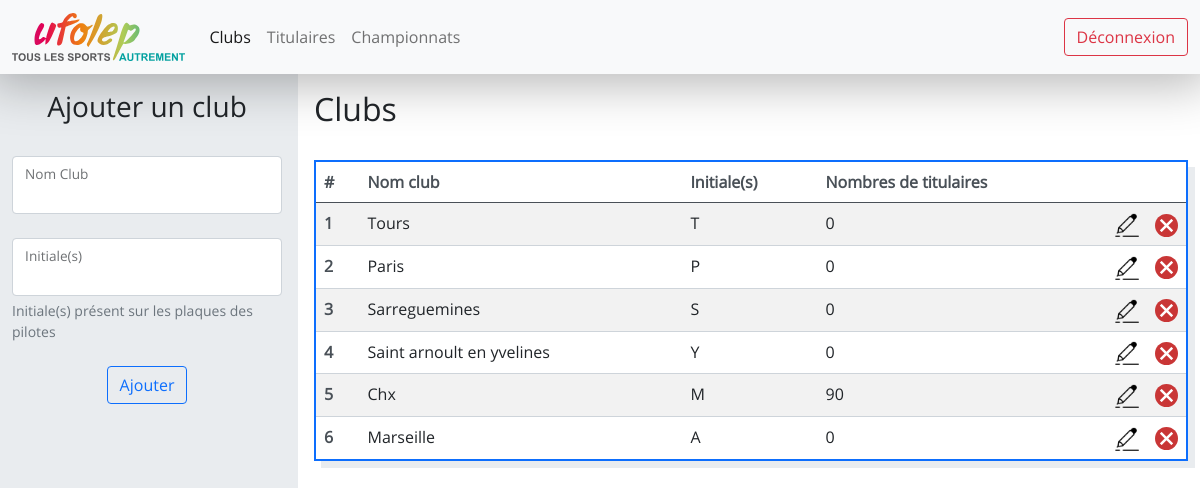
/clubs/ (signed in), run on the app's committed database.
### website/models.py (models this page shows)
class Club(db.Model) :
    __tablename__ = "club"
    id = db.Column(db.Integer, primary_key=True)
    ville = db.Column(db.String(100), unique=True, nullable=False)
    initiales = db.Column(db.String(5), unique=True, nullable=False)
    titulaires = db.relationship('Titulaire', backref='club', lazy=True)
    etapes = db.relationship('Etape', cascade="all, delete-orphan",backref='club', lazy=True)

### website/views.py (the view)
@views.route("/clubs/")
@login_required
def clubs() :
    clubs = Club.query.all()
    return render_template("clubs.html", clubs=clubs)

### app.py (called while the page is built)
@app.teardown_appcontext
def shutdown_session(exception=None):
    db.session.remove()

### website/__init__.py (called while the page is built)
def create_app() :
    app = Flask(__name__)
    app.config["SECRET_KEY"] = "ti=his is a test"
    app.config['SQLALCHEMY_DATABASE_URI'] = 'sqlite:///database.db'
    app.config['SQLALCHEMY_TRACK_MODIFICATIONS'] = True
    db.init_app(app)
    login_manager = LoginManager()
    login_manager.login_view = "auth.login"
    login_manager.init_app(app)
    from .models import User
    @login_manager.user_loader
    def load_user(user_id) :
        return User.query.get(int(user_id))
    from .views import views
    from .auth import auth
    app.register_blueprint(views, url_prefix="/")
    app.register_blueprint(auth, url_prefix="/")
    db.create_all(app=app)
    return app

### website/templates/clubs.html (shortened to what this page needs)
{% extends "logged.html" %}
{% block logged_css %}
<link
    href="{{ url_for('static', filename='clubs.css') }}"
    rel="stylesheet"
>
{% endblock %}
{% block left_col %}
<form class="" method="post">
    <div class="title horizontal-flex mb-4">
        <h3>Ajouter un club</h3>
    </div>
    <div class="form-floating mb-4">
        <input type="text" class="form-control {% if ville %}is-invalid{% endif %}" id="city" name="city">
        <label for="city" class="form-label">Nom Club</label>
    </div>
    <div class="form-floating mb-4">
        <input type="text" class="form-control {% if initiales %}is-invalid{% endif %}" id="initiales" name="initiales" aria-describedby="initialesHelp">
        <label for="initiales" class="form-label">Initiale(s)</label>
        <div id="initialesHelp" class="form-text">Initiale(s) présent sur les plaques des pilotes</div>
    </div>
    <div class="horizontal-flex">
        <button type="submit" class="btn btn-outline-primary">Ajouter</button>
    </div>
</form>
{% endblock %}
{% block right_col %}
<div class="title mb-4">
    <h2>Clubs</h2>
</div>
<table class="table table-striped table-hover">
    <thead>
        <tr>
            <th scope="col">#</th>
            <th scope="col">Nom club</th>
            <th scope="col">Initiale(s)</th>
            <th scope="col">Nombres de titulaires</th>
            <th scope="col"></th>
            <th scope="col"></th>
        </tr>
    </thead>
    <tbody>
        {% for club in clubs %}
        <tr>
            <th scope="row">{{ loop.index }}</th>
            <td onclick="window.location='{{ url_for('views.titulaires_by_ville', club_id=club.id)}}';">{{ club.ville[0]|upper + club.ville[1:] }}</td>
            <td onclick="window.location='{{ url_for('views.titulaires_by_ville', club_id=club.id)}}';"> {{ club.initiales }}</td>
            <td onclick="window.location='{{ url_for('views.titulaires_by_ville', club_id=club.id)}}';" >{{ club.titulaires|length }}</td>
            <td class="img"><img src="{{ url_for('static', filename='edit.png') }}" onclick="showEditForm(event, {{club.id}}, '{{ (club.ville[0]|upper + club.ville[1:]) }}', '{{ club.initiales }}')"  alt="Modifier"></td>
            <td class="img"><img src="{{ url_for('static', filename='delete.svg') }}" onclick="deleteClub(event, {{club.id}}, '{{ club.ville[0]|upper + club.ville[1:] }}')" alt="Supprimer"></td>
        </tr>
        {% endfor %}
    </tbody>
</table>
{% endblock %}

### website/static/main.css (style rules this page uses)
* { padding: 0; margin: 0; }
html, body { font-family: open-sans; overflow: hidden; }
.horizontal-flex { display: flex; justify-content: center; }
.table { box-shadow: 7px 7px 0 0 var(--bs-gray-200); border: 2px solid var(--bs-blue) !important; }
.table th { color: var(--bs-gray-700); border-color: var(--bs-gray-400); }
.table td { border-color: var(--bs-gray-400); }

### website/static/clubs.css (style rules this page uses)
tr { cursor: pointer; }
.title { display: flex; }
td.img { width: 2.5rem; cursor: pointer; }
td.img img { max-height: 100%; //width: auto; height: auto; max-width: 100%; }

### data on the page
Club: club.ville[0]|upper+club.ville[1:] "Tours", initiales "T", titulaires|length "0"
Club: club.ville[0]|upper+club.ville[1:] "Paris", initiales "P", titulaires|length "0"
Club: club.ville[0]|upper+club.ville[1:] "Sarreguemines", initiales "S", titulaires|length "0"
Club: club.ville[0]|upper+club.ville[1:] "Saint arnoult en yvelines", initiales "Y", titulaires|length "0"
Club: club.ville[0]|upper+club.ville[1:] "Chx", initiales "M", titulaires|length "90"
Club: club.ville[0]|upper+club.ville[1:] "Marseille", initiales "A", titulaires|length "0"
